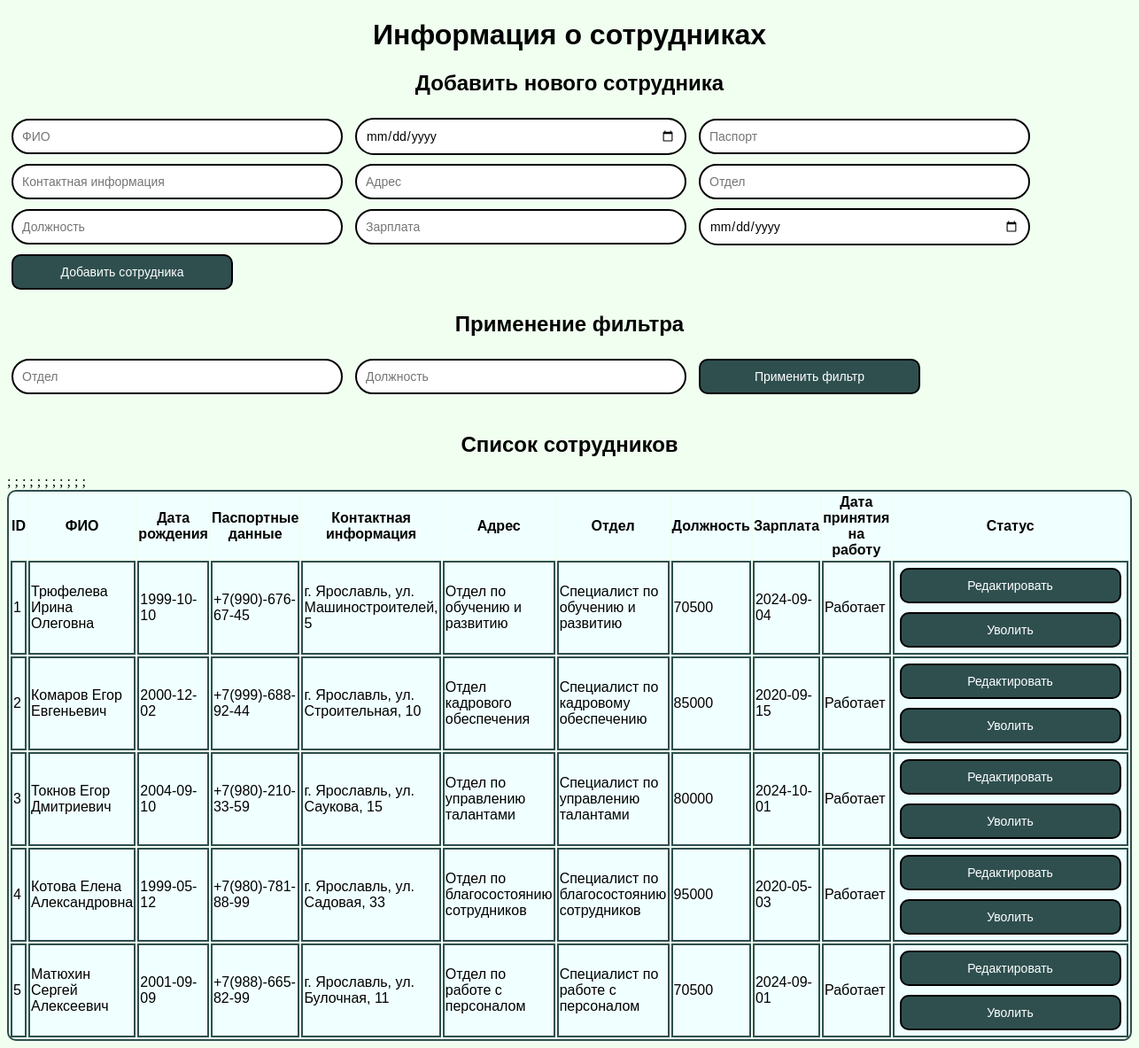
The page / on the database its author committed.
### tables this page shows
CREATE TABLE `Information_about_sotr` (
  `ID_sotrudnika` int NOT NULL,
  `FIO_sotrudnika` text NOT NULL,
  `Date_birth` date NOT NULL,
  `Seria_and_nomer_passporta` varchar(255) NOT NULL,
  `Contact_info` varchar(255) NOT NULL,
  `Adress` text NOT NULL,
  `Otdel` text NOT NULL,
  `Doljnost` text NOT NULL,
  `Zarplata` int NOT NULL,
  `Date_prin_na_rab` date NOT NULL,
  `Status` text NOT NULL
);

### index.php (the view, shortened to what this page needs)
<!DOCTYPE html>
<html lang="en">
<head>
    <link rel="stylesheet" type="text/css" href="style.css">
</head>
<body>
    <h1>Информация о сотрудниках</h1>
    <form action='submit.php' method="get">
        <h2>Добавить нового сотрудника</h2>
        <input class="text" name="FIO" placeholder="ФИО" required>
        <input type="date" name="Date_birth" class="text" required>
        <input id="passport" class="text" name="Seria_and_nomer_passporta" placeholder="Паспорт" maxlength="10">
        <input id="phonenum" name="Contact_info" class="text" placeholder="Контактная информация" maxlength="10">
        <input class="text" name="Adress" placeholder="Адрес">
        <input class="text" name="Otdel" placeholder="Отдел">
        <input class="text" name="Doljnost" placeholder="Должность">
        <input type="number" name="Zarplata" placeholder="Зарплата" step="0.01" class="text" id="zp">
        <input type="date" name="Date_prin_na_rab" class="text" required>
        <button type="submit" name="FormSubmit" value="add" class="but">Добавить сотрудника</button>
    <h2>Применение фильтра</h2>
    <form action="" method="GET">
        <input class="text" name="filter_otdel" placeholder="Отдел">
        <input class="text" name="filter_doljnost" placeholder="Должность">
        <button type="submit" class="but">Применить фильтр</button>
    </form>
<br>
<h2>Список сотрудников</h2>
    <table>
         <tr>
            <th>ID</th>;
            <th>ФИО</th>;
            <th>Дата рождения</th>;
            <th>Паспортные данные</th>;
            <th>Контактная информация</th>;
            <th>Адрес</th>;
            <th>Отдел</th>;
            <th>Должность</th>;
            <th>Зарплата</th>;
            <th>Дата принятия на работу</th>;
            <th>Статус</th>;
        </tr>
    <?php
    $mysqli = new mysqli("127.0.0.1", "root", "", "Uchet_sotrudnikov");
    mysqli_set_charset($mysqli, "utf8");
    $sql = 'SELECT * FROM Information_about_sotr';
        $result = mysqli_query($mysqli, $sql);
    while ($row = mysqli_fetch_array($result)) {
        echo "<tr>";
        echo "<td>" . $row['ID_sotrudnika']. "</td>";
        echo "<td>" . $row['FIO_sotrudnika'] . "</td>";
        echo "<td>" . $row['Date_birth'] . "</td>";
        echo "<td>" . $row['Contact_info'] . "</td>";
        echo "<td>" . $row['Adress'] . "</td>";
        echo "<td>" . $row['Otdel'] . "</td>";
        echo "<td>" . $row['Doljnost'] . "</td>";
        echo "<td>" . $row['Zarplata'] . "</td>";
        echo "<td>" . $row['Date_prin_na_rab'] . "</td>";
        echo "<td>" . $row['Status'] . "</td>";
        echo "<td>";
        echo "<button type='submit' name='action' class='but' value='edit'>Редактировать</button>";
        echo "<button type='submit' name='action' class='but' value='edit'>Уволить</button>";
    }
    ?>
    </table>
</body>
</html>

### style.css (style rules this page uses)
body { background-color:honeydew; }
h1,h2 { font-family: Arial, Helvetica, sans-serif; text-align: center; color: black; }
table { border: 2px solid darkslategray; color: black; font-family: Arial, Helvetica, sans-serif; font-size: 16px; border-radius: 10px; }
tr,td { border: 2px solid darkslategray; color: black; font-family: Arial, Helvetica, sans-serif; font-size: 16px; background-color: azure; }
.but { color:white; background-color:darkslategrey; border: 2px solid black; width: 250px; font-family:Arial, Helvetica, sans-serif; font-size: 14px; padding:10px; margin:5px; text-align:center; border-radius: 10px; }
.text { color:black; border-radius: 40px; border: 2px solid black; width: 350px; font-family:Arial, Helvetica, sans-serif; font-size: 14px; padding: 10px; margin: 5px; }

### rows shown on the page
information_about_sotr: ID_sotrudnika "1", FIO_sotrudnika "Трюфелева Ирина Олеговна", Date_birth "1999-10-10", Contact_info "+7(990)-676-67-45", Adress "г. Ярославль, ул. Машиностроителей, 5", Otdel "Отдел по обучению и развитию", Doljnost "Специалист по обучению и развитию", Zarplata "70500", Date_prin_na_rab "2024-09-04", Status "Работает"
information_about_sotr: ID_sotrudnika "2", FIO_sotrudnika "Комаров Егор Евгеньевич", Date_birth "2000-12-02", Contact_info "+7(999)-688-92-44", Adress "г. Ярославль, ул. Строительная, 10", Otdel "Отдел кадрового обеспечения", Doljnost "Специалист по кадровому обеспечению", Zarplata "85000", Date_prin_na_rab "2020-09-15", Status "Работает"
information_about_sotr: ID_sotrudnika "3", FIO_sotrudnika "Токнов Егор Дмитриевич", Date_birth "2004-09-10", Contact_info "+7(980)-210-33-59", Adress "г. Ярославль, ул. Саукова, 15", Otdel "Отдел по управлению талантами", Doljnost "Специалист по управлению талантами", Zarplata "80000", Date_prin_na_rab "2024-10-01", Status "Работает"
information_about_sotr: ID_sotrudnika "4", FIO_sotrudnika "Котова Елена Александровна", Date_birth "1999-05-12", Contact_info "+7(980)-781-88-99", Adress "г. Ярославль, ул. Садовая, 33", Otdel "Отдел по благосостоянию сотрудников", Doljnost "Специалист по благосостоянию сотрудников", Zarplata "95000", Date_prin_na_rab "2020-05-03", Status "Работает"
information_about_sotr: ID_sotrudnika "5", FIO_sotrudnika "Матюхин Сергей Алексеевич", Date_birth "2001-09-09", Contact_info "+7(988)-665-82-99", Adress "г. Ярославль, ул. Булочная, 11", Otdel "Отдел по работе с персоналом", Doljnost "Специалист по работе с персоналом", Zarplata "70500", Date_prin_na_rab "2024-09-01", Status "Работает"
